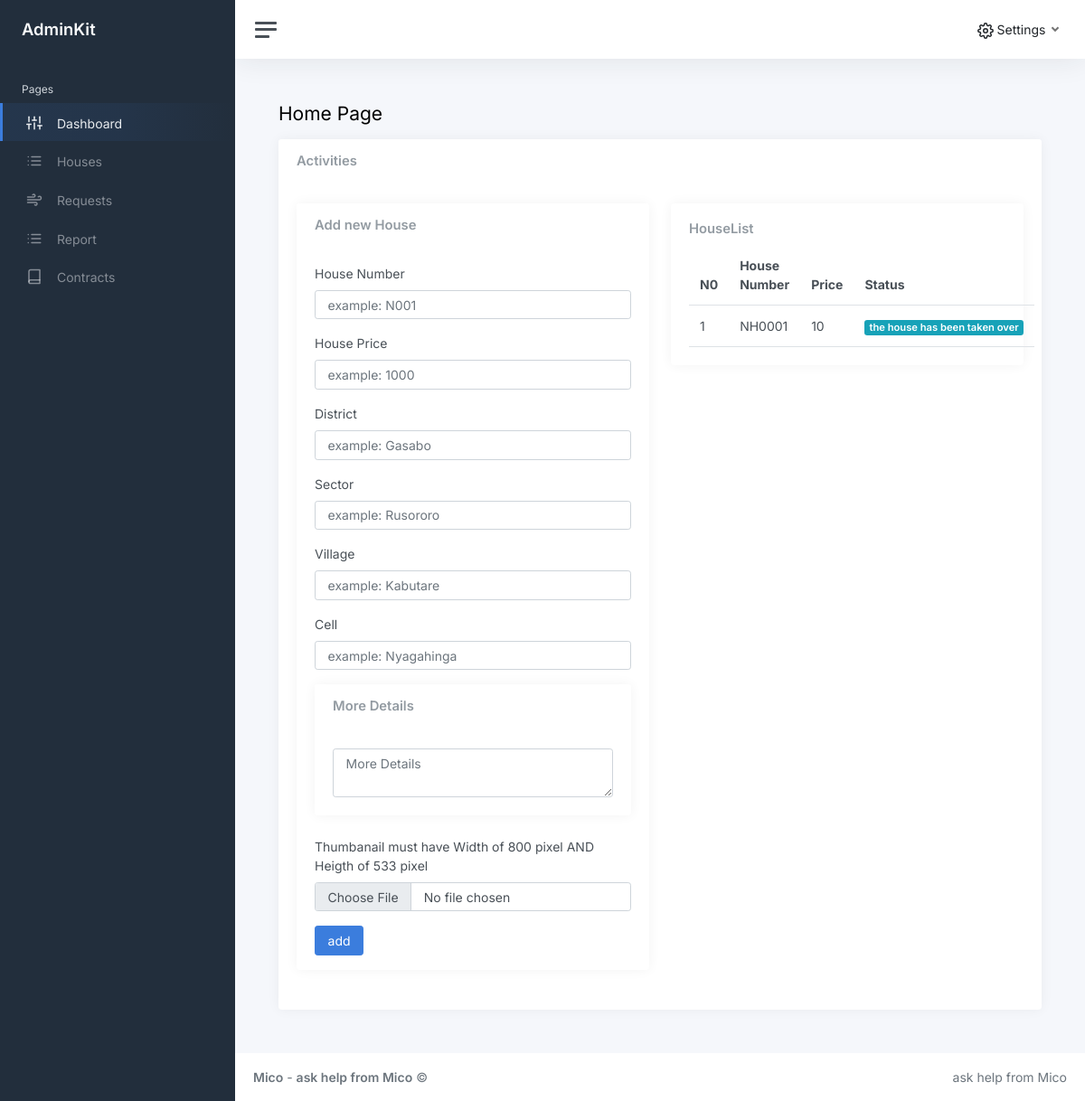
The app's page /landlord/land-house.php (signed in) with its own data.
### tables this page shows
CREATE TABLE `tbl_house` (
  `hid` int(11) NOT NULL,
  `reference` varchar(15) NOT NULL,
  `houseNumber` varchar(10) NOT NULL,
  `price` varchar(10) NOT NULL,
  `district` varchar(20) NOT NULL,
  `sector` varchar(20) NOT NULL,
  `village` varchar(20) NOT NULL,
  `cell` varchar(20) NOT NULL,
  `owner` int(11) NOT NULL,
  `details` longtext NOT NULL,
  `thumbnailPath` varchar(255) NOT NULL,
  `date` datetime NOT NULL DEFAULT current_timestamp(),
  `status` int(1) NOT NULL
);

### landlord/land-house.php (the view, shortened to what this page needs)
<?php
include('../includes/config.php');
if (strlen($_SESSION['landID']) == 0) {
    header('location:../landlord.php');
} else {
?>
<!DOCTYPE html>
<html lang="en">
<head>
    <link href="../static/css/app.css" rel="stylesheet">
</head>
<body>
    <div class="wrapper">
        <?php include 'includes/sidebar.php'; ?>
        <div class="main">
            <?php include 'includes/topbar.php'; ?>
            <main class="content">
                <div class="container-fluid p-0">
                    <h1 class="h3 mb-3">Home Page</h1>
                    <div class="row">
                        <div class="col-12">
                            <div class="card">
                                <div class="card-header">
                                    <h5 class="card-title mb-0">Activities</h5>
                                </div>
                                <div class="card-body">
                                    <div class="row">
                                        <div class="col-xl-6 col-xxl-7">
                                            <div class="card flex-fill w-100">
                                                <div class="card-header">
                                                    <h5 class="card-title mb-0">Add new House</h5>
                                                </div>
                                                <div class="card-body py-3">
                                                    <form method="POST" enctype="multipart/form-data">
                                                        <div class="mb-3">
                                                            <label class="form-label">House Number</label>
                                                            <input required="" type="text" name="houseNumber"
                                                                class="form-control" placeholder="example: N001">
                                                        </div>
                                                        <div class="mb-3">
                                                            <label class="form-label">House Price</label>
                                                            <input required="" type="number" name="price"
                                                                class="form-control" placeholder="example: 1000">
                                                        </div>
                                                        <div class="mb-3">
                                                            <label class="form-label">District</label>
                                                            <input required="" type="text" name="district"
                                                                class="form-control" placeholder="example: Gasabo">
                                                        </div>
                                                        <div class="mb-3">
                                                            <label class="form-label">Sector</label>
                                                            <input required="" type="text" name="sector"
                                                                class="form-control" placeholder="example: Rusororo">
                                                        </div>
                                                        <div class="mb-3">
                                                            <label class="form-label">Village</label>
                                                            <input required="" type="text" name="village"
                                                                class="form-control" placeholder="example: Kabutare">
                                                        </div>
                                                        <div class="mb-3">
                                                            <label class="form-label">Cell</label>
                                                            <input required="" type="text" name="cell"
                                                                class="form-control" placeholder="example: Nyagahinga">
                                                        </div>
                                                        <div class="mb-3">
                                                            <div class="card">
                                                                <div class="card-header">
                                                                    <h5 class="card-title mb-0">More Details</h5>
                                                                </div>
                                                                <div class="card-body">
                                                                    <textarea required="" name="details"
                                                                        class="form-control" rows="2"
                                                                        placeholder="More Details"></textarea>
                                                                </div>
                                                            </div>
                                                        </div>
                                                        <div class="mb-3">
                                                            <label class="form-label">Thumbanail must have Width of 800
                                                                pixel AND Heigth of 533 pixel</label>
                                                            <input required="" type="file" accept=".png,.jpg"
                                                                name="my_image" class="form-control">
                                                        </div>
                                                        <div class="center-content">
                                                            <input type="submit" value="add" name="savebtn"
                                                                class="btn btn-primary">
                                                        </div>
                                                    </form>
                                                </div>
                                            </div>
                                        </div>
                                        <div class="col-xl-6 col-xxl-5 d-flex">
                                            <div class="w-100">
                                                <div class="row">
                                                    <div class="col-sm-12">
                                                        <div class="card">
                                                            <div class="card-body">
                                                                <div class="row">
                                                                    <div class="col mt-0">
                                                                        <h5 class="card-title"> HouseList</h5>
                                                                        <table class="table table-hover my-0">
                                                                            <thead>
                                                                                <tr>
                                                                                    <th>N0</th>
                                                                                    <th>House Number</th>
                                                                                    <th class="d-none d-xl-table-cell">
                                                                                        Price</th>
                                                                                    <th>Status</th>
                                                                                </tr>
                                                                            </thead>
                                                                            <tbody>
                                                                                <?php
                                                                                    $selectUsers = mysqli_query($con,"SELECT * FROM `tbl_house`");
                                                                                    $number=1;
                                                                                    while ($row = mysqli_fetch_array($selectUsers)) {
                                                                                        ?>
                                                                                <tr>
                                                                                    <td><?php echo $number;?></td>
                                                                                    <td class="d-none d-xl-table-cell">
                                                                                        <?php echo $row['houseNumber'];?>
                                                                                    </td>
                                                                                    <td class="d-none d-xl-table-cell">
                                                                                        <?php echo $row['price'];?></td>
                                                                                    <td class="d-none d-xl-table-cell">
                                                                                        <?php if ( $row['status'] == 1) {
                                                                                            echo "<span class='badge bg-success'>Active</span>";
                                                                                        }elseif ($row['status'] == 2) {
                                                                                            echo "<span class='badge bg-info'>the house was requested</span>";
                                                                                        }elseif ($row['status'] == 3) {
                                                                                            echo "<span class='badge bg-info'>the house has been taken over</span>";
                                                                                        }
                                                                                        else {
                                                                                            echo "<span class='badge bg-danger'>Inactive</span>";
                                                                                        }
                                                                                        ?></td>
                                                                                </tr>
                                                                                <?php
                                                                                    $number+=1;
                                                                                        }
                                                                                    ?>
                                                                            </tbody>
                                                                        </table>
                                                                    </div>
                                                                </div>
                                                            </div>
                                                        </div>
                                                    </div>
                                                </div>
                                            </div>
                                        </div>
                                    </div>
                                </div>
                            </div>
                        </div>
                    </div>
            </main>
            <?php include 'includes/footer.php'; ?>
        </div>
    </div>
</body>
</html>
<?php
}
?>

### records on screen
tbl_house: houseNumber "NH0001", price "10", status "the house has been taken over"
